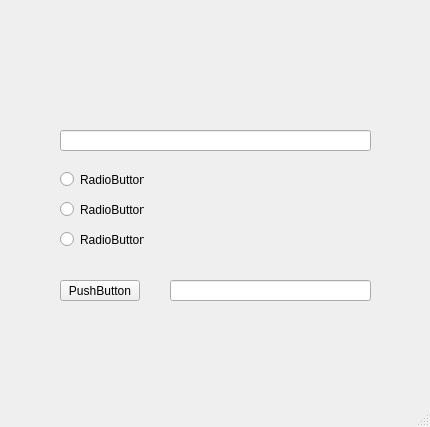
<?xml version="1.0" encoding="UTF-8"?>
<ui version="4.0">
 <class>MainWindow</class>
 <widget class="QMainWindow" name="MainWindow">
  <property name="geometry">
   <rect>
    <x>0</x>
    <y>0</y>
    <width>430</width>
    <height>427</height>
   </rect>
  </property>
  <property name="windowTitle">
   <string>MainWindow</string>
  </property>
  <widget class="QWidget" name="centralwidget">
   <widget class="QPushButton" name="AnsweButton">
    <property name="geometry">
     <rect>
      <x>60</x>
      <y>280</y>
      <width>80</width>
      <height>21</height>
     </rect>
    </property>
    <property name="text">
     <string>PushButton</string>
    </property>
   </widget>
   <widget class="QRadioButton" name="BinaryButton">
    <property name="geometry">
     <rect>
      <x>60</x>
      <y>170</y>
      <width>84</width>
      <height>19</height>
     </rect>
    </property>
    <property name="text">
     <string>RadioButton</string>
    </property>
   </widget>
   <widget class="QRadioButton" name="OctalButton">
    <property name="geometry">
     <rect>
      <x>60</x>
      <y>200</y>
      <width>84</width>
      <height>19</height>
     </rect>
    </property>
    <property name="text">
     <string>RadioButton</string>
    </property>
   </widget>
   <widget class="QRadioButton" name="HexButton">
    <property name="geometry">
     <rect>
      <x>60</x>
      <y>230</y>
      <width>84</width>
      <height>19</height>
     </rect>
    </property>
    <property name="text">
     <string>RadioButton</string>
    </property>
   </widget>
   <widget class="QLineEdit" name="AnswerLine">
    <property name="geometry">
     <rect>
      <x>170</x>
      <y>280</y>
      <width>201</width>
      <height>21</height>
     </rect>
    </property>
   </widget>
   <widget class="QLineEdit" name="GetLine">
    <property name="geometry">
     <rect>
      <x>60</x>
      <y>130</y>
      <width>311</width>
      <height>21</height>
     </rect>
    </property>
   </widget>
  </widget>
  <widget class="QMenuBar" name="menubar">
   <property name="geometry">
    <rect>
     <x>0</x>
     <y>0</y>
     <width>430</width>
     <height>21</height>
    </rect>
   </property>
  </widget>
  <widget class="QStatusBar" name="statusbar"/>
 </widget>
 <resources/>
 <connections/>
</ui>
